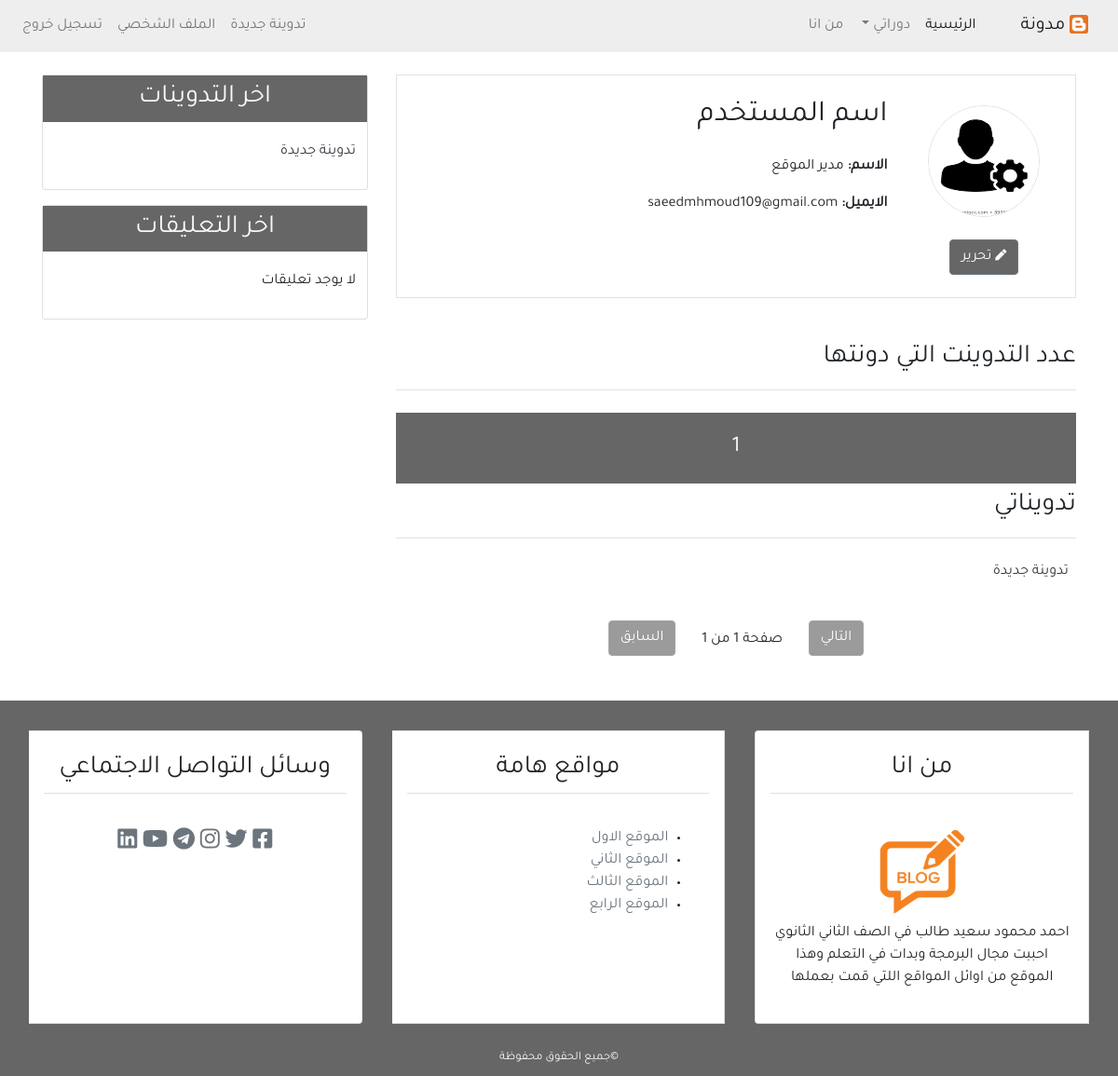
/profile/ (signed in), run on an earlier commit of the app's database.
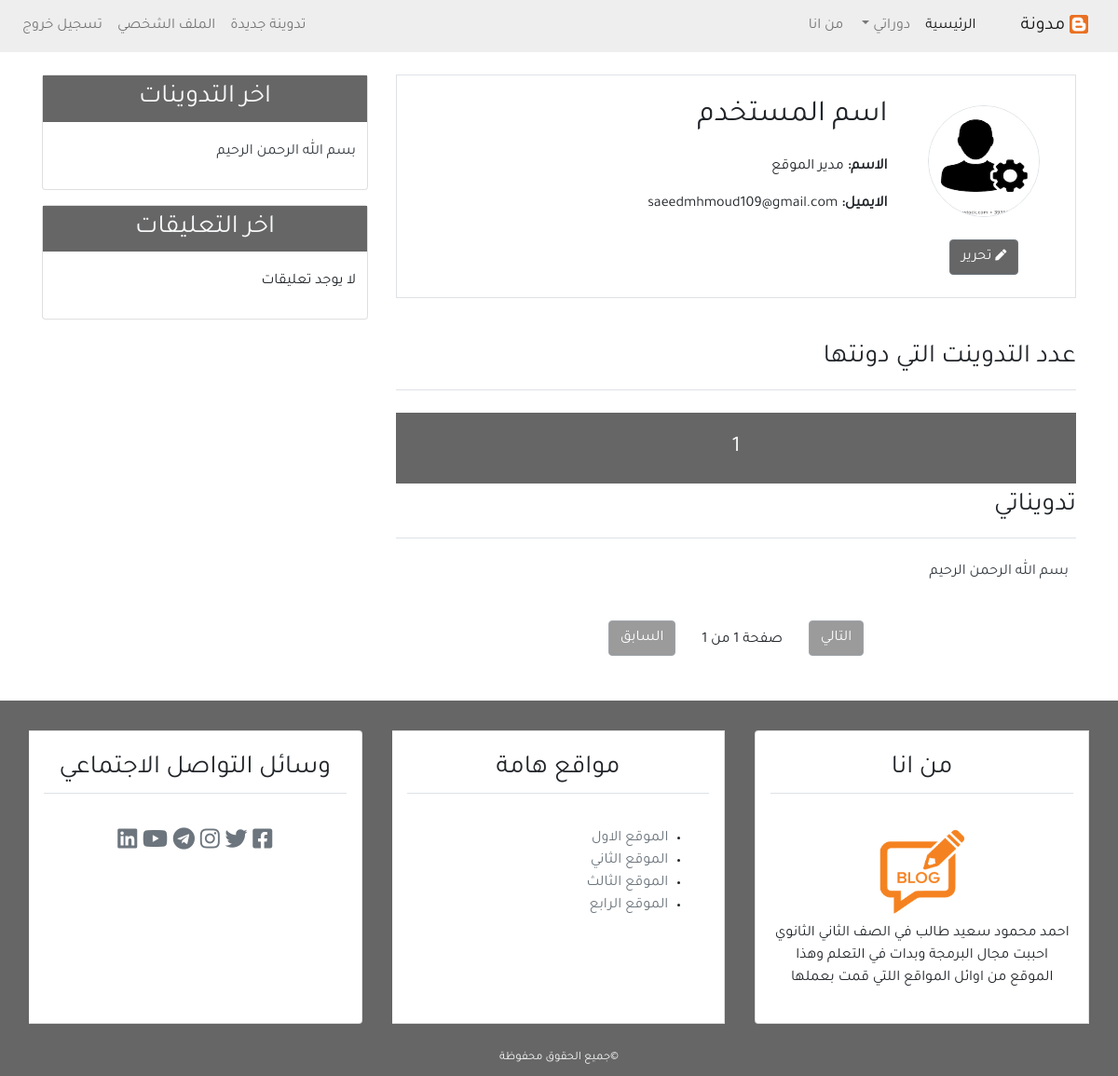
And on a later commit of the database.
### blog/models.py (models this page shows, shortened)
class post(models.Model):
    title = models.CharField(max_length=100)
    content = models.TextField()
    post_date = models.DateTimeField(default=timezone.now)
    post_update = models.DateTimeField(auto_now=True)
    author = models.ForeignKey(User, on_delete=models.CASCADE)
    class Meta():
        ordering = ('-post_date',)

### user/views.py (the view)
# urls.py: path('profile/', views.profile, name='profile'),
@login_required(login_url='login')
def profile(request):
    posts =post.objects.filter(author=request.user)
    posts_list =post.objects.filter(author=request.user)
    paginator = Paginator(posts_list, 10)
    page = request.GET.get('page')
    try:
        posts_list= paginator.page(page)
    except PageNotAnInteger:
        posts_list= paginator.page(1)
    except EmptyPage:
        posts_list= paginator.page(paginator.num_page)
    return render(request, 'user/profile.html', {
        'title':'الملف الشخصي',
        'posts':posts,
        'page':page,
        'posts_list':posts_list
    })

### blog/templatetags/post_tag.py (called while the page is built)
@register.inclusion_tag('blog/latest_posts.html')
def latest_posts():
    context ={
        'l_posts':post.objects.all()[0:5]
    }
    return context

@register.inclusion_tag('blog/latest_comments.html')
def latest_comments():
    context={
    'l_comments': comment.objects.filter(active=True)[0:5]
    }
    return context

### user/templates/user/profile.html (shortened to what this page needs)
{% extends 'blog/base.html'%}
{% load static %}
{% block content %}
<div class="border p-4 mb-5 ">
    <div class="row">
        <div class="col-md-3 text-center">
            <img  class="img-fluid rounded-circle border m-2" src="{{user.profile.image.url}}" alt="{{user.username}}" style="width:120px; height:120px" >
        <div class="mt-3">
            <a class="btn btn-secondary bg-secondary" href="{% url 'profile_update' %}"><i class="fas fa-pen fa-xs"></i> تحرير </a>
        </div>
        </div>
        <div class="col-md-9">
            <h2 class="mb-4">اسم المستخدم</h2>
            <p class="font-weight-bold">الاسم: <span class="font-weight-normal">{{user.first_name}} {{user.last_name}}</span></p>
            <p class="font-weight-bold">الايميل: <span class="font-weight-normal"> {{user.email}}</span></p>
        </div>
    </div>
</div>
<div class="row">
    <div class="col-md">
        <h3 class="border-bottom pb-3 mb-4">عدد التدوينت التي دونتها</h3>
        <h4 class="bg-secondary text-center p-4 text-light">{{posts.count}}</h4>
    </div>
</div>
<h3 class="border-bottom mb-4 pb-3 mp-5">تدويناتي</h3>
{% for post in posts_list %}
<ul class="pr-2">
    <a href="{% url 'detail' post.id %}" class="text-dark">{{post.title}}</a>
</ul>
{% empty %}
<h4 class="text-center mb-5">لا يوجد تدوينات</h4>
{% endfor %}
{% include "blog/pagination.html" with page=posts_list %}
{% endblock content %}

### blog/templates/blog/latest_posts.html
<ul class="list-group-flush latest-post">
    {% for post in l_posts %}
        <li class="list-group-item latest-post-item">
        <a href="{% url 'detail' post.id %}" class="text-dark">{{post.title}}</a>
        </li>
    {% endfor %}
</ul>

What changed in the data, as far as the page shows it:
removed post: title "تدوينة جديدة"
added post: title "بسم الله الرحمن الرحيم"
